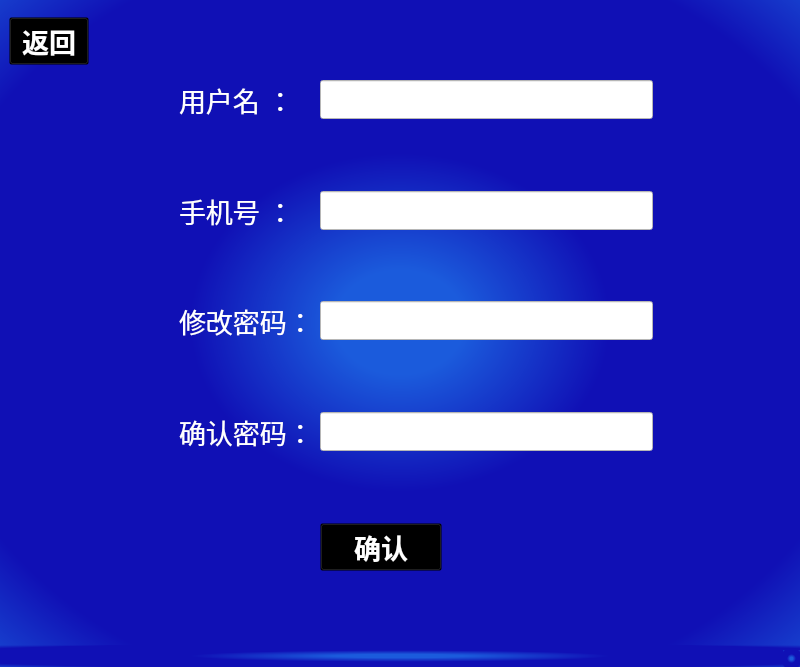
<?xml version="1.0" encoding="UTF-8"?>
<ui version="4.0">
 <class>MainWindow</class>
 <widget class="QMainWindow" name="MainWindow">
  <property name="geometry">
   <rect>
    <x>0</x>
    <y>0</y>
    <width>800</width>
    <height>667</height>
   </rect>
  </property>
  <property name="font">
   <font>
    <pointsize>16</pointsize>
   </font>
  </property>
  <property name="windowTitle">
   <string>MainWindow</string>
  </property>
  <property name="styleSheet">
   <string notr="true">background-color:qradialgradient(spread:reflect, cx:0.5, cy:0.5, radius:0.431, fx:0.5, fy:0.5, stop:0.1875 rgba(27, 91, 220, 255), stop:0.607955 rgba(16, 16, 181, 255))</string>
  </property>
  <widget class="QWidget" name="centralwidget">
   <layout class="QGridLayout" name="gridLayout">
    <item row="4" column="6">
     <spacer name="verticalSpacer_3">
      <property name="orientation">
       <enum>Qt::Vertical</enum>
      </property>
      <property name="sizeHint" stdset="0">
       <size>
        <width>20</width>
        <height>43</height>
       </size>
      </property>
     </spacer>
    </item>
    <item row="3" column="4" colspan="4">
     <widget class="QLineEdit" name="lineEdit_2">
      <property name="font">
       <font>
        <pointsize>20</pointsize>
       </font>
      </property>
      <property name="styleSheet">
       <string notr="true">background-color: rgb(255, 255, 255);</string>
      </property>
     </widget>
    </item>
    <item row="3" column="3">
     <widget class="QLabel" name="label_2">
      <property name="font">
       <font>
        <family>微软雅黑</family>
        <pointsize>20</pointsize>
       </font>
      </property>
      <property name="styleSheet">
       <string notr="true">color: rgb(255, 255, 255);
background-color:rgba(0,0,0,0);</string>
      </property>
      <property name="text">
       <string>手机号 ：</string>
      </property>
     </widget>
    </item>
    <item row="3" column="0" colspan="3">
     <spacer name="horizontalSpacer_2">
      <property name="orientation">
       <enum>Qt::Horizontal</enum>
      </property>
      <property name="sizeHint" stdset="0">
       <size>
        <width>132</width>
        <height>20</height>
       </size>
      </property>
     </spacer>
    </item>
    <item row="0" column="0">
     <widget class="QPushButton" name="pushButton_2">
      <property name="font">
       <font>
        <family>微软雅黑</family>
        <pointsize>20</pointsize>
        <weight>75</weight>
        <bold>true</bold>
       </font>
      </property>
      <property name="styleSheet">
       <string notr="true">color:white;
background-color:rgba(0,0,0,0);</string>
      </property>
      <property name="text">
       <string>返回</string>
      </property>
     </widget>
    </item>
    <item row="0" column="1">
     <spacer name="horizontalSpacer_13">
      <property name="orientation">
       <enum>Qt::Horizontal</enum>
      </property>
      <property name="sizeHint" stdset="0">
       <size>
        <width>12</width>
        <height>20</height>
       </size>
      </property>
     </spacer>
    </item>
    <item row="7" column="8">
     <spacer name="horizontalSpacer_10">
      <property name="orientation">
       <enum>Qt::Horizontal</enum>
      </property>
      <property name="sizeHint" stdset="0">
       <size>
        <width>138</width>
        <height>20</height>
       </size>
      </property>
     </spacer>
    </item>
    <item row="1" column="0" colspan="3">
     <spacer name="horizontalSpacer">
      <property name="orientation">
       <enum>Qt::Horizontal</enum>
      </property>
      <property name="sizeHint" stdset="0">
       <size>
        <width>132</width>
        <height>20</height>
       </size>
      </property>
     </spacer>
    </item>
    <item row="5" column="0" colspan="3">
     <spacer name="horizontalSpacer_4">
      <property name="orientation">
       <enum>Qt::Horizontal</enum>
      </property>
      <property name="sizeHint" stdset="0">
       <size>
        <width>132</width>
        <height>20</height>
       </size>
      </property>
     </spacer>
    </item>
    <item row="0" column="5">
     <spacer name="verticalSpacer_6">
      <property name="orientation">
       <enum>Qt::Vertical</enum>
      </property>
      <property name="sizeHint" stdset="0">
       <size>
        <width>20</width>
        <height>43</height>
       </size>
      </property>
     </spacer>
    </item>
    <item row="7" column="4" colspan="4">
     <widget class="QLineEdit" name="lineEdit_5">
      <property name="font">
       <font>
        <pointsize>20</pointsize>
       </font>
      </property>
      <property name="styleSheet">
       <string notr="true">background-color: rgb(255, 255, 255);</string>
      </property>
     </widget>
    </item>
    <item row="1" column="3">
     <widget class="QLabel" name="label">
      <property name="font">
       <font>
        <family>微软雅黑</family>
        <pointsize>20</pointsize>
       </font>
      </property>
      <property name="styleSheet">
       <string notr="true">color: rgb(255, 255, 255);background-color:rgba(0,0,0,0);</string>
      </property>
      <property name="text">
       <string>用户名 ：</string>
      </property>
     </widget>
    </item>
    <item row="0" column="3" colspan="2">
     <spacer name="horizontalSpacer_15">
      <property name="orientation">
       <enum>Qt::Horizontal</enum>
      </property>
      <property name="sizeHint" stdset="0">
       <size>
        <width>211</width>
        <height>20</height>
       </size>
      </property>
     </spacer>
    </item>
    <item row="7" column="0" colspan="3">
     <spacer name="horizontalSpacer_5">
      <property name="orientation">
       <enum>Qt::Horizontal</enum>
      </property>
      <property name="sizeHint" stdset="0">
       <size>
        <width>132</width>
        <height>20</height>
       </size>
      </property>
     </spacer>
    </item>
    <item row="7" column="3">
     <widget class="QLabel" name="label_4">
      <property name="font">
       <font>
        <family>微软雅黑</family>
        <pointsize>20</pointsize>
       </font>
      </property>
      <property name="styleSheet">
       <string notr="true">color: rgb(255, 255, 255);
background-color:rgba(0,0,0,0);</string>
      </property>
      <property name="text">
       <string>确认密码：</string>
      </property>
     </widget>
    </item>
    <item row="10" column="7">
     <spacer name="horizontalSpacer_12">
      <property name="orientation">
       <enum>Qt::Horizontal</enum>
      </property>
      <property name="sizeHint" stdset="0">
       <size>
        <width>205</width>
        <height>20</height>
       </size>
      </property>
     </spacer>
    </item>
    <item row="3" column="8">
     <spacer name="horizontalSpacer_7">
      <property name="orientation">
       <enum>Qt::Horizontal</enum>
      </property>
      <property name="sizeHint" stdset="0">
       <size>
        <width>138</width>
        <height>20</height>
       </size>
      </property>
     </spacer>
    </item>
    <item row="10" column="4" colspan="3">
     <widget class="QPushButton" name="pushButton">
      <property name="font">
       <font>
        <family>微软雅黑</family>
        <pointsize>20</pointsize>
        <weight>75</weight>
        <bold>true</bold>
       </font>
      </property>
      <property name="styleSheet">
       <string notr="true">color: rgb(255, 255, 255);
background-color:rgba(0,0,0,0);</string>
      </property>
      <property name="text">
       <string>确认</string>
      </property>
     </widget>
    </item>
    <item row="9" column="4">
     <spacer name="verticalSpacer_8">
      <property name="orientation">
       <enum>Qt::Vertical</enum>
      </property>
      <property name="sizeHint" stdset="0">
       <size>
        <width>20</width>
        <height>40</height>
       </size>
      </property>
     </spacer>
    </item>
    <item row="1" column="4" colspan="4">
     <widget class="QLineEdit" name="lineEdit">
      <property name="sizePolicy">
       <sizepolicy hsizetype="Expanding" vsizetype="Fixed">
        <horstretch>0</horstretch>
        <verstretch>0</verstretch>
       </sizepolicy>
      </property>
      <property name="font">
       <font>
        <pointsize>20</pointsize>
       </font>
      </property>
      <property name="styleSheet">
       <string notr="true">background-color: rgb(255, 255, 255);</string>
      </property>
      <property name="text">
       <string/>
      </property>
     </widget>
    </item>
    <item row="0" column="2">
     <spacer name="horizontalSpacer_14">
      <property name="orientation">
       <enum>Qt::Horizontal</enum>
      </property>
      <property name="sizeHint" stdset="0">
       <size>
        <width>12</width>
        <height>20</height>
       </size>
      </property>
     </spacer>
    </item>
    <item row="2" column="5">
     <spacer name="verticalSpacer">
      <property name="orientation">
       <enum>Qt::Vertical</enum>
      </property>
      <property name="sizeHint" stdset="0">
       <size>
        <width>20</width>
        <height>42</height>
       </size>
      </property>
     </spacer>
    </item>
    <item row="5" column="8">
     <spacer name="horizontalSpacer_9">
      <property name="orientation">
       <enum>Qt::Horizontal</enum>
      </property>
      <property name="sizeHint" stdset="0">
       <size>
        <width>138</width>
        <height>20</height>
       </size>
      </property>
     </spacer>
    </item>
    <item row="11" column="4">
     <spacer name="verticalSpacer_7">
      <property name="orientation">
       <enum>Qt::Vertical</enum>
      </property>
      <property name="sizeHint" stdset="0">
       <size>
        <width>20</width>
        <height>40</height>
       </size>
      </property>
     </spacer>
    </item>
    <item row="5" column="4" colspan="4">
     <widget class="QLineEdit" name="lineEdit_4">
      <property name="font">
       <font>
        <pointsize>20</pointsize>
       </font>
      </property>
      <property name="styleSheet">
       <string notr="true">background-color: rgb(255, 255, 255);</string>
      </property>
     </widget>
    </item>
    <item row="6" column="5">
     <spacer name="verticalSpacer_4">
      <property name="orientation">
       <enum>Qt::Vertical</enum>
      </property>
      <property name="sizeHint" stdset="0">
       <size>
        <width>20</width>
        <height>43</height>
       </size>
      </property>
     </spacer>
    </item>
    <item row="10" column="1" colspan="3">
     <spacer name="horizontalSpacer_11">
      <property name="orientation">
       <enum>Qt::Horizontal</enum>
      </property>
      <property name="sizeHint" stdset="0">
       <size>
        <width>178</width>
        <height>20</height>
       </size>
      </property>
     </spacer>
    </item>
    <item row="5" column="3">
     <widget class="QLabel" name="label_5">
      <property name="font">
       <font>
        <family>微软雅黑</family>
        <pointsize>20</pointsize>
       </font>
      </property>
      <property name="styleSheet">
       <string notr="true">color: rgb(255, 255, 255);
background-color:rgba(0,0,0,0);</string>
      </property>
      <property name="text">
       <string>修改密码：</string>
      </property>
     </widget>
    </item>
    <item row="1" column="8">
     <spacer name="horizontalSpacer_6">
      <property name="orientation">
       <enum>Qt::Horizontal</enum>
      </property>
      <property name="sizeHint" stdset="0">
       <size>
        <width>138</width>
        <height>20</height>
       </size>
      </property>
     </spacer>
    </item>
   </layout>
  </widget>
  <widget class="QStatusBar" name="statusbar"/>
 </widget>
 <resources/>
 <connections/>
</ui>
